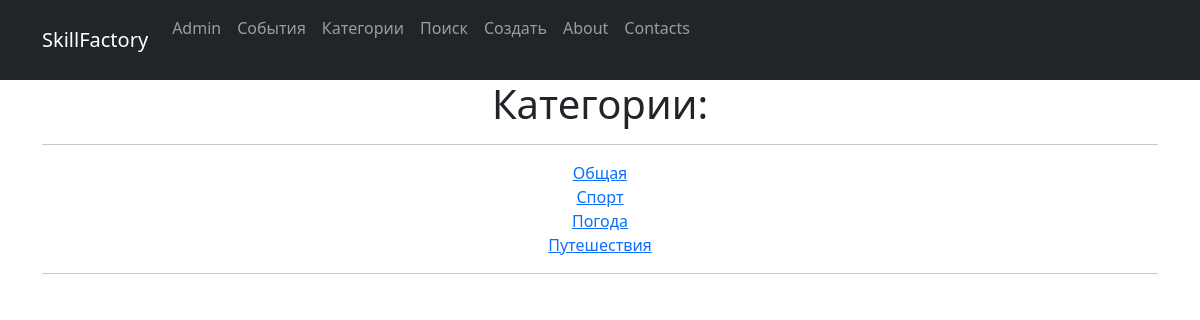
The app's page /news/categories/ with its own data.
### News/models.py (models this page shows, shortened)
class Category(models.Model):
    category_name = models.CharField(max_length=255, unique=True)
    subscribers = models.ManyToManyField(User)
    def __str__(self):
        return f'{self.category_name}'

### News/views.py (the view)
# urls.py: path('categories/', CategoriesList.as_view(), name='categories'),
class CategoriesList(ListView):
    model = Category
    template_name = 'categories.html'
    context_object_name = 'categories'
    paginate_by = 20
    def get(self, request, *args, **kwargs):
        category = Category.objects.all()
        return render(request, 'categories.html', {"category": category})

### templates/categories.html (shortened to what this page needs)
{% extends 'flatpages/default.html' %}
{% load cache %}
    {% cache 60 content %}
{% block content %}
<h1>Категории:</h1><hr>
{% for cat in category %}
<a href="http://127.0.0.1:8000/news/categories/{{cat.id}}" >{{cat}}</a>
<br>
{% endfor %}
<hr>
{% endblock content %}
{% endcache %}

### records on screen
Category: category_name "Общая"
Category: category_name "Спорт"
Category: category_name "Погода"
Category: category_name "Путешествия"
